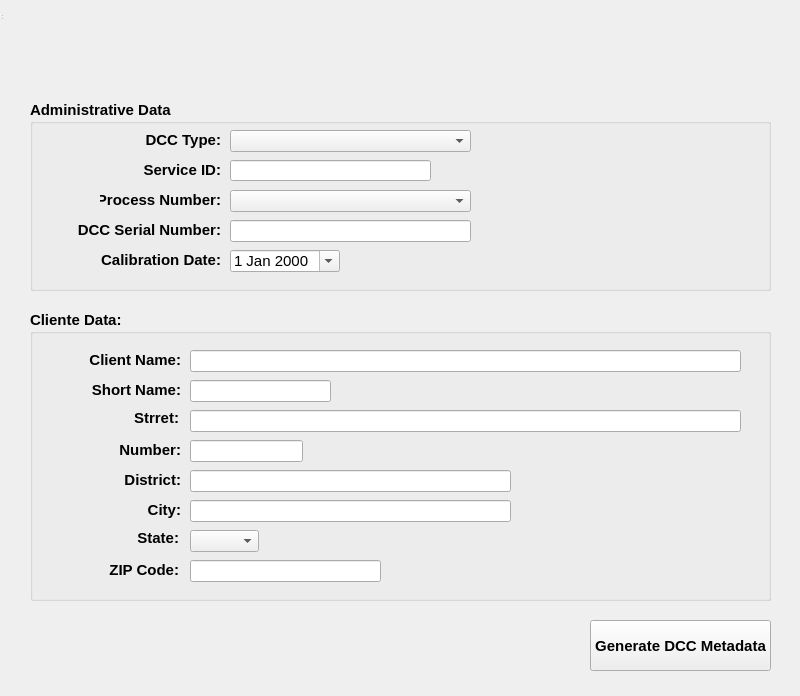
<?xml version="1.0" encoding="UTF-8"?>
<ui version="4.0">
 <class>MainWindow</class>
 <widget class="QWidget" name="MainWindow">
  <property name="geometry">
   <rect>
    <x>0</x>
    <y>0</y>
    <width>800</width>
    <height>696</height>
   </rect>
  </property>
  <property name="font">
   <font>
    <bold>false</bold>
   </font>
  </property>
  <property name="windowTitle">
   <string>MainWindow</string>
  </property>
  <widget class="QWidget" name="centralwidget" native="true">
   <property name="geometry">
    <rect>
     <x>10</x>
     <y>-20</y>
     <width>801</width>
     <height>711</height>
    </rect>
   </property>
   <property name="font">
    <font>
     <pointsize>11</pointsize>
     <bold>false</bold>
    </font>
   </property>
   <widget class="QGroupBox" name="groupBox">
    <property name="geometry">
     <rect>
      <x>20</x>
      <y>330</y>
      <width>741</width>
      <height>291</height>
     </rect>
    </property>
    <property name="font">
     <font>
      <pointsize>11</pointsize>
      <bold>true</bold>
     </font>
    </property>
    <property name="styleSheet">
     <string notr="true">border-color: rgb(0, 0, 127);</string>
    </property>
    <property name="title">
     <string>Cliente Data:</string>
    </property>
    <property name="flat">
     <bool>false</bool>
    </property>
    <widget class="QLineEdit" name="lineEdit_street">
     <property name="geometry">
      <rect>
       <x>160</x>
       <y>100</y>
       <width>551</width>
       <height>22</height>
      </rect>
     </property>
    </widget>
    <widget class="QLabel" name="label_6">
     <property name="geometry">
      <rect>
       <x>100</x>
       <y>100</y>
       <width>49</width>
       <height>16</height>
      </rect>
     </property>
     <property name="font">
      <font>
       <pointsize>11</pointsize>
       <bold>true</bold>
      </font>
     </property>
     <property name="text">
      <string>Strret:</string>
     </property>
     <property name="alignment">
      <set>Qt::AlignmentFlag::AlignRight|Qt::AlignmentFlag::AlignTrailing|Qt::AlignmentFlag::AlignVCenter</set>
     </property>
    </widget>
    <widget class="QLineEdit" name="lineEdit_streetnum">
     <property name="geometry">
      <rect>
       <x>160</x>
       <y>130</y>
       <width>113</width>
       <height>22</height>
      </rect>
     </property>
    </widget>
    <widget class="QLabel" name="label_13">
     <property name="geometry">
      <rect>
       <x>70</x>
       <y>130</y>
       <width>81</width>
       <height>20</height>
      </rect>
     </property>
     <property name="font">
      <font>
       <pointsize>11</pointsize>
       <bold>true</bold>
      </font>
     </property>
     <property name="text">
      <string>Number:</string>
     </property>
     <property name="alignment">
      <set>Qt::AlignmentFlag::AlignRight|Qt::AlignmentFlag::AlignTrailing|Qt::AlignmentFlag::AlignVCenter</set>
     </property>
    </widget>
    <widget class="QLineEdit" name="lineEdit_local">
     <property name="geometry">
      <rect>
       <x>160</x>
       <y>160</y>
       <width>321</width>
       <height>22</height>
      </rect>
     </property>
    </widget>
    <widget class="QLabel" name="label_7">
     <property name="geometry">
      <rect>
       <x>90</x>
       <y>160</y>
       <width>61</width>
       <height>20</height>
      </rect>
     </property>
     <property name="font">
      <font>
       <pointsize>11</pointsize>
       <bold>true</bold>
      </font>
     </property>
     <property name="text">
      <string>District:</string>
     </property>
     <property name="alignment">
      <set>Qt::AlignmentFlag::AlignRight|Qt::AlignmentFlag::AlignTrailing|Qt::AlignmentFlag::AlignVCenter</set>
     </property>
    </widget>
    <widget class="QLineEdit" name="lineEdit_city">
     <property name="geometry">
      <rect>
       <x>160</x>
       <y>190</y>
       <width>321</width>
       <height>22</height>
      </rect>
     </property>
    </widget>
    <widget class="QLabel" name="label_14">
     <property name="geometry">
      <rect>
       <x>80</x>
       <y>190</y>
       <width>71</width>
       <height>20</height>
      </rect>
     </property>
     <property name="font">
      <font>
       <pointsize>11</pointsize>
       <bold>true</bold>
      </font>
     </property>
     <property name="text">
      <string>City:</string>
     </property>
     <property name="alignment">
      <set>Qt::AlignmentFlag::AlignRight|Qt::AlignmentFlag::AlignTrailing|Qt::AlignmentFlag::AlignVCenter</set>
     </property>
    </widget>
    <widget class="QLabel" name="label_9">
     <property name="geometry">
      <rect>
       <x>100</x>
       <y>220</y>
       <width>49</width>
       <height>16</height>
      </rect>
     </property>
     <property name="font">
      <font>
       <pointsize>11</pointsize>
       <bold>true</bold>
      </font>
     </property>
     <property name="text">
      <string>State:</string>
     </property>
     <property name="alignment">
      <set>Qt::AlignmentFlag::AlignRight|Qt::AlignmentFlag::AlignTrailing|Qt::AlignmentFlag::AlignVCenter</set>
     </property>
    </widget>
    <widget class="QComboBox" name="comboBox_uf">
     <property name="geometry">
      <rect>
       <x>160</x>
       <y>220</y>
       <width>69</width>
       <height>22</height>
      </rect>
     </property>
    </widget>
    <widget class="QLineEdit" name="lineEdit_cep">
     <property name="geometry">
      <rect>
       <x>160</x>
       <y>250</y>
       <width>191</width>
       <height>22</height>
      </rect>
     </property>
    </widget>
    <widget class="QLabel" name="label_12">
     <property name="geometry">
      <rect>
       <x>68</x>
       <y>250</y>
       <width>81</width>
       <height>20</height>
      </rect>
     </property>
     <property name="font">
      <font>
       <pointsize>11</pointsize>
       <bold>true</bold>
      </font>
     </property>
     <property name="text">
      <string>ZIP Code:</string>
     </property>
     <property name="alignment">
      <set>Qt::AlignmentFlag::AlignRight|Qt::AlignmentFlag::AlignTrailing|Qt::AlignmentFlag::AlignVCenter</set>
     </property>
    </widget>
    <widget class="QLabel" name="label_5">
     <property name="geometry">
      <rect>
       <x>40</x>
       <y>70</y>
       <width>111</width>
       <height>20</height>
      </rect>
     </property>
     <property name="font">
      <font>
       <pointsize>11</pointsize>
       <bold>true</bold>
      </font>
     </property>
     <property name="layoutDirection">
      <enum>Qt::LayoutDirection::RightToLeft</enum>
     </property>
     <property name="text">
      <string>Short Name:</string>
     </property>
     <property name="alignment">
      <set>Qt::AlignmentFlag::AlignRight|Qt::AlignmentFlag::AlignTrailing|Qt::AlignmentFlag::AlignVCenter</set>
     </property>
    </widget>
    <widget class="QLabel" name="label_2">
     <property name="geometry">
      <rect>
       <x>10</x>
       <y>40</y>
       <width>141</width>
       <height>20</height>
      </rect>
     </property>
     <property name="font">
      <font>
       <pointsize>11</pointsize>
       <bold>true</bold>
      </font>
     </property>
     <property name="layoutDirection">
      <enum>Qt::LayoutDirection::RightToLeft</enum>
     </property>
     <property name="text">
      <string>Client Name:</string>
     </property>
     <property name="alignment">
      <set>Qt::AlignmentFlag::AlignRight|Qt::AlignmentFlag::AlignTrailing|Qt::AlignmentFlag::AlignVCenter</set>
     </property>
    </widget>
    <widget class="QLineEdit" name="lineEdit_cn">
     <property name="geometry">
      <rect>
       <x>160</x>
       <y>40</y>
       <width>551</width>
       <height>22</height>
      </rect>
     </property>
    </widget>
    <widget class="QLineEdit" name="lineEdit_csn">
     <property name="geometry">
      <rect>
       <x>160</x>
       <y>70</y>
       <width>141</width>
       <height>22</height>
      </rect>
     </property>
    </widget>
   </widget>
   <widget class="QPushButton" name="pushButton">
    <property name="geometry">
     <rect>
      <x>580</x>
      <y>640</y>
      <width>181</width>
      <height>51</height>
     </rect>
    </property>
    <property name="font">
     <font>
      <pointsize>11</pointsize>
      <bold>true</bold>
     </font>
    </property>
    <property name="text">
     <string>Generate DCC Metadata</string>
    </property>
   </widget>
   <widget class="QGroupBox" name="groupBox_2">
    <property name="geometry">
     <rect>
      <x>20</x>
      <y>120</y>
      <width>741</width>
      <height>191</height>
     </rect>
    </property>
    <property name="font">
     <font>
      <pointsize>11</pointsize>
      <bold>true</bold>
     </font>
    </property>
    <property name="styleSheet">
     <string notr="true">border-color: rgb(0, 0, 127);</string>
    </property>
    <property name="title">
     <string>Administrative Data</string>
    </property>
    <widget class="QDateEdit" name="dateEdit">
     <property name="geometry">
      <rect>
       <x>200</x>
       <y>150</y>
       <width>110</width>
       <height>22</height>
      </rect>
     </property>
     <property name="font">
      <font>
       <pointsize>11</pointsize>
       <bold>false</bold>
      </font>
     </property>
     <property name="styleSheet">
      <string notr="true">color: rgb(0, 0, 0);</string>
     </property>
     <property name="calendarPopup">
      <bool>true</bool>
     </property>
    </widget>
    <widget class="QLabel" name="label_11">
     <property name="geometry">
      <rect>
       <x>30</x>
       <y>150</y>
       <width>161</width>
       <height>20</height>
      </rect>
     </property>
     <property name="font">
      <font>
       <pointsize>11</pointsize>
       <bold>true</bold>
      </font>
     </property>
     <property name="text">
      <string>Calibration Date:</string>
     </property>
     <property name="alignment">
      <set>Qt::AlignmentFlag::AlignRight|Qt::AlignmentFlag::AlignTrailing|Qt::AlignmentFlag::AlignVCenter</set>
     </property>
    </widget>
    <widget class="QLineEdit" name="lineEdit_numcert">
     <property name="geometry">
      <rect>
       <x>200</x>
       <y>120</y>
       <width>241</width>
       <height>22</height>
      </rect>
     </property>
     <property name="font">
      <font>
       <pointsize>11</pointsize>
       <bold>false</bold>
      </font>
     </property>
    </widget>
    <widget class="QLabel" name="label">
     <property name="geometry">
      <rect>
       <x>10</x>
       <y>120</y>
       <width>181</width>
       <height>20</height>
      </rect>
     </property>
     <property name="font">
      <font>
       <pointsize>11</pointsize>
       <bold>true</bold>
      </font>
     </property>
     <property name="text">
      <string>DCC Serial Number:</string>
     </property>
     <property name="alignment">
      <set>Qt::AlignmentFlag::AlignRight|Qt::AlignmentFlag::AlignTrailing|Qt::AlignmentFlag::AlignVCenter</set>
     </property>
    </widget>
    <widget class="QComboBox" name="comboBox_tipo">
     <property name="geometry">
      <rect>
       <x>200</x>
       <y>30</y>
       <width>241</width>
       <height>22</height>
      </rect>
     </property>
     <property name="font">
      <font>
       <pointsize>11</pointsize>
       <bold>false</bold>
      </font>
     </property>
    </widget>
    <widget class="QLabel" name="label_10">
     <property name="geometry">
      <rect>
       <x>30</x>
       <y>30</y>
       <width>161</width>
       <height>20</height>
      </rect>
     </property>
     <property name="font">
      <font>
       <pointsize>11</pointsize>
       <bold>true</bold>
      </font>
     </property>
     <property name="text">
      <string>DCC Type:</string>
     </property>
     <property name="alignment">
      <set>Qt::AlignmentFlag::AlignRight|Qt::AlignmentFlag::AlignTrailing|Qt::AlignmentFlag::AlignVCenter</set>
     </property>
    </widget>
    <widget class="QComboBox" name="comboBox_sei">
     <property name="geometry">
      <rect>
       <x>200</x>
       <y>90</y>
       <width>241</width>
       <height>22</height>
      </rect>
     </property>
     <property name="font">
      <font>
       <pointsize>11</pointsize>
       <bold>false</bold>
      </font>
     </property>
    </widget>
    <widget class="QLabel" name="label_3">
     <property name="geometry">
      <rect>
       <x>70</x>
       <y>90</y>
       <width>121</width>
       <height>20</height>
      </rect>
     </property>
     <property name="font">
      <font>
       <pointsize>11</pointsize>
       <bold>true</bold>
      </font>
     </property>
     <property name="text">
      <string>Process Number:</string>
     </property>
     <property name="alignment">
      <set>Qt::AlignmentFlag::AlignRight|Qt::AlignmentFlag::AlignTrailing|Qt::AlignmentFlag::AlignVCenter</set>
     </property>
    </widget>
    <widget class="QLabel" name="label_4">
     <property name="geometry">
      <rect>
       <x>10</x>
       <y>60</y>
       <width>181</width>
       <height>20</height>
      </rect>
     </property>
     <property name="font">
      <font>
       <pointsize>11</pointsize>
       <bold>true</bold>
      </font>
     </property>
     <property name="text">
      <string>Service ID:</string>
     </property>
     <property name="alignment">
      <set>Qt::AlignmentFlag::AlignRight|Qt::AlignmentFlag::AlignTrailing|Qt::AlignmentFlag::AlignVCenter</set>
     </property>
    </widget>
    <widget class="QLineEdit" name="lineEdit">
     <property name="geometry">
      <rect>
       <x>200</x>
       <y>60</y>
       <width>201</width>
       <height>21</height>
      </rect>
     </property>
    </widget>
   </widget>
  </widget>
  <widget class="QStatusBar" name="statusbar">
   <property name="geometry">
    <rect>
     <x>0</x>
     <y>0</y>
     <width>3</width>
     <height>21</height>
    </rect>
   </property>
  </widget>
 </widget>
 <resources/>
 <connections/>
</ui>
